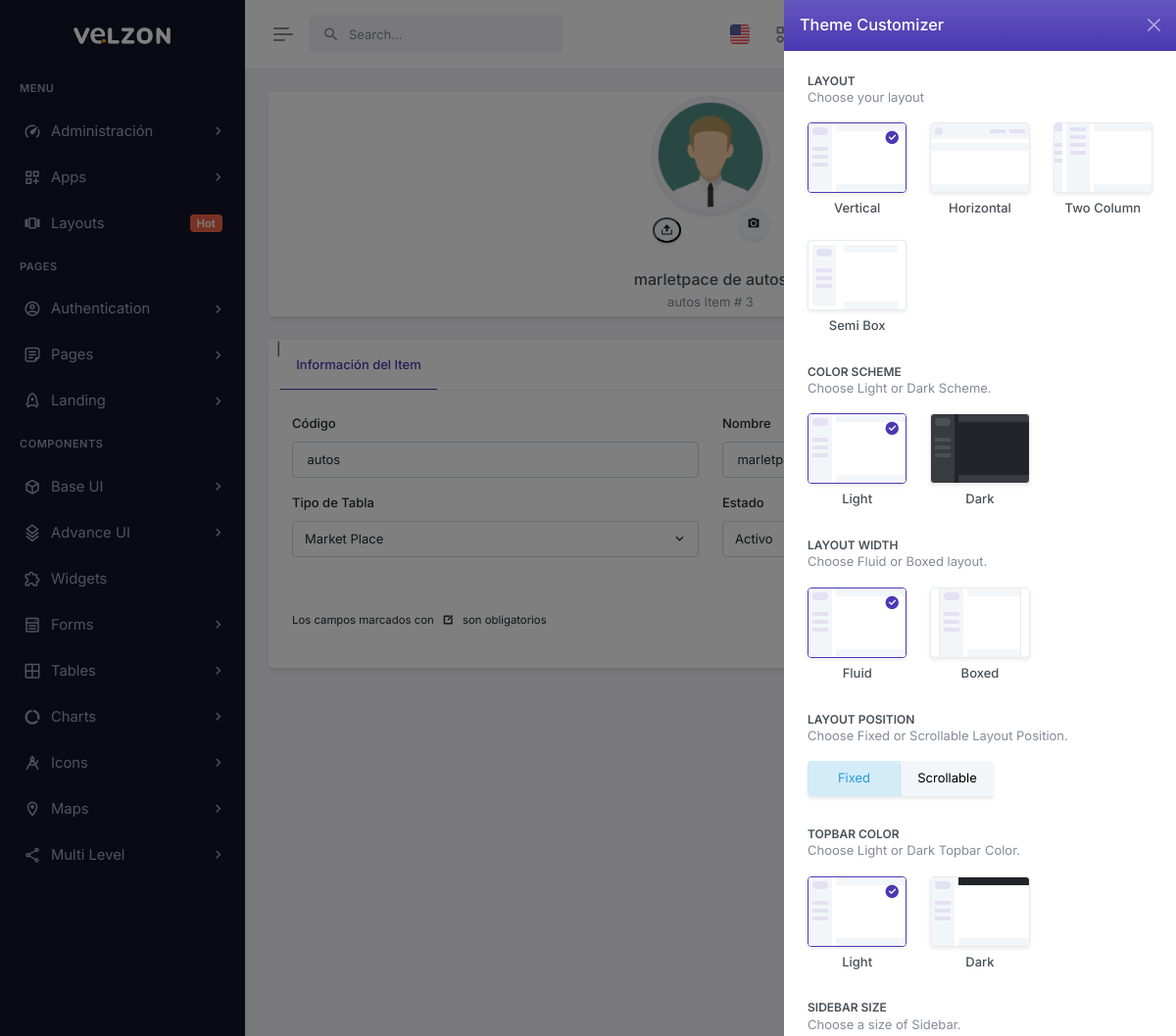
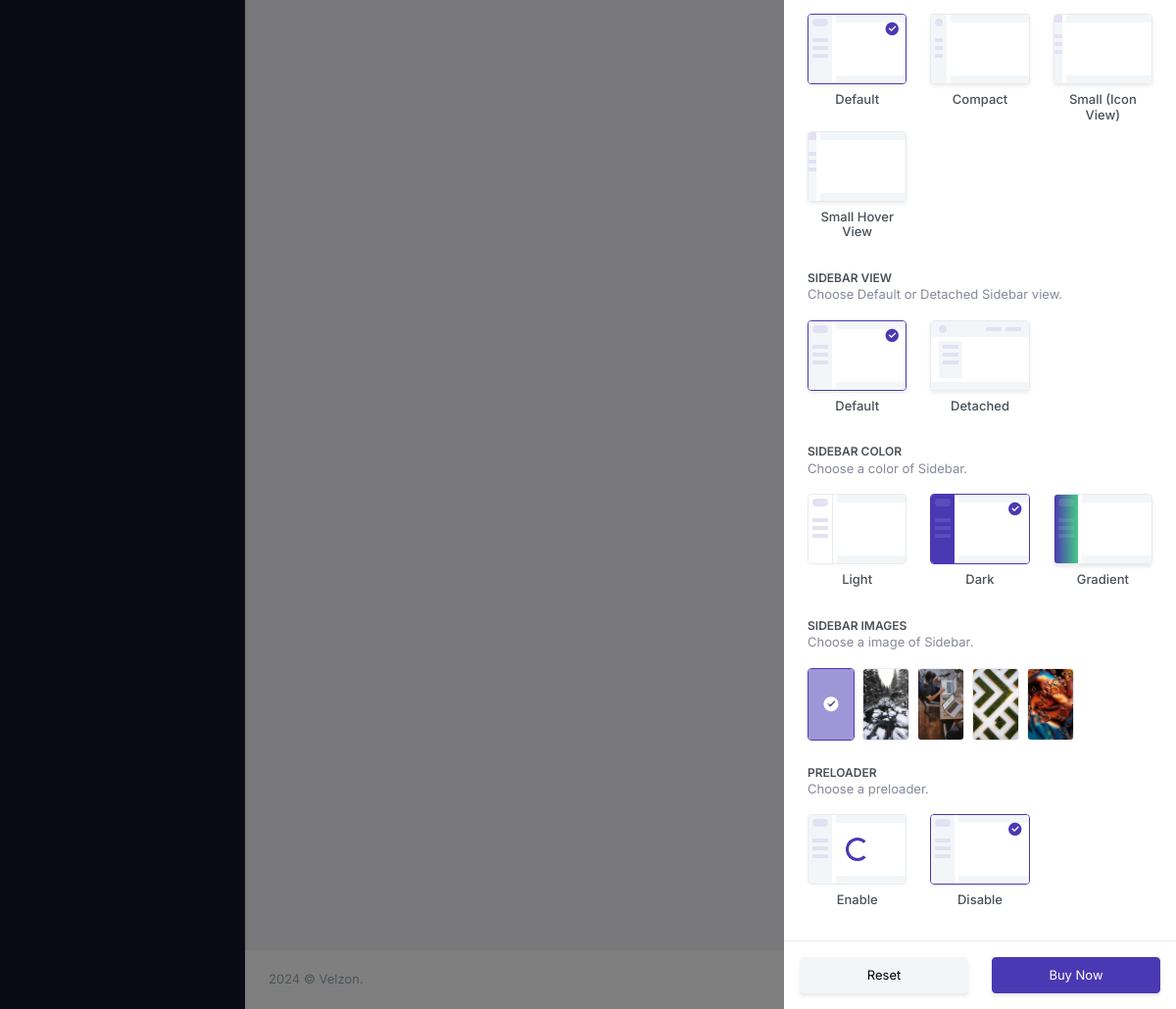
Page /controlUpdate/3/ (signed in) on the committed database (2 pictures, top to bottom).
### tables this page shows
CREATE TABLE `control` (
  `control_id` int(10) unsigned NOT NULL AUTO_INCREMENT,
  `tipo` varchar(20) NOT NULL DEFAULT '0',
  `codigo` varchar(45) NOT NULL DEFAULT '',
  `nombre` varchar(80) NOT NULL DEFAULT '',
  `control_foto` varchar(80) NOT NULL DEFAULT '',
  `valor` varchar(45) NOT NULL DEFAULT '',
  `estatus` int(10) unsigned NOT NULL DEFAULT 1,
  `company_id` int(10) unsigned NOT NULL DEFAULT 0,
  PRIMARY KEY (`control_id`)
);

### autoload.php (called while the page is built, shortened)
<?php
    spl_autoload_register(function($clase){
        $archivo= __DIR__."/".$clase.".php";
        $archivo=str_replace("\\","/",$archivo);
    });

### app/models/mainModel.php (called while the page is built, shortened)
<?php
	class mainModel{
		private $server=DB_SERVER;
		private $db=DB_NAME;
		private $user=DB_USER;
		private $pass=DB_PASS;
		protected function conectar(){
			$conexion = new PDO("mysql:host=".$this->server.";dbname=".$this->db,$this->user,$this->pass);
			$conexion->exec("SET CHARACTER SET utf8");
			return $conexion;
		}
		public function limpiarCadena($cadena){
			$palabras=["<script>","</script>","<script src","<script type=","SELECT * FROM","SELECT "," SELECT ","DELETE FROM","INSERT INTO","DROP TABLE","DROP DATABASE","TRUNCATE TABLE","SHOW TABLES","SHOW DATABASES","<?php","?>","--","^","<",">","==",";","::"];
			$cadena=trim($cadena);
			$cadena=stripslashes($cadena);
			$cadena=trim($cadena);
			$cadena=stripslashes($cadena);
			return $cadena;
		}
        public function seleccionarDatos($tipo,$tabla,$campo,$id){
			$tipo=$this->limpiarCadena($tipo);
			$tabla=$this->limpiarCadena($tabla);
			$campo=$this->limpiarCadena($campo);
			$id=$this->limpiarCadena($id);
            if($tipo=="Unico"){
                $sql=$this->conectar()->prepare("SELECT * FROM $tabla WHERE $campo=:ID");
                $sql->bindParam(":ID",$id);
            }elseif($tipo=="Normal"){
                $sql=$this->conectar()->prepare("SELECT $campo FROM $tabla");
            }
            $sql->execute();
            return $sql;
		}
	}

### app/views/content/controlUpdate-view.php (the view, shortened to what this page needs)
<div class="main-content">
    <div class="page-content">
        <div class="container-fluid">
        <?php
            $control_id = $insLogin->limpiarCadena($url[1]);
            $datos = $insLogin->seleccionarDatos( "Unico", "control", "control_id", $control_id );
            if($datos->rowCount()==1){
                $datos = $datos->fetch();
                $control_foto = $datos['control_foto'];
                if( $datos['control_foto'] ==""){
                    $control_foto = "http://localhost/multimarket/app/views/fotos/default.png";
                }
                $pasa = 1;
            }else{
                $pasa = 0;
                $accion = "registrar";
                $boton_accion = "Agregar";
            }
            if($pasa == 1){
            ?>
                <div class="row">
                    <div class="col-xxl-3">
                        <div class="card mt-n6">
                            <div class="card-body p-1">
                                <div class="text-center">
                                    <form class="FormularioAjax" action="<?php echo APP_URL; ?>app/ajax/controlAjax.php"
                                        method="POST" autocomplete="off" enctype="multipart/form-data" >
                                        <div class="profile-user position-relative d-inline-block mx-auto  mb-4">
                                            <img src="http://localhost/multimarket/app/views/fotos/control/<?php echo $control_foto; ?>"
                                            class="rounded-circle avatar-xl img-thumbnail user-profile-image  shadow"
                                            alt="user-profile-image">
                                            <table>
                                                <tr>
                                                    <td>
                                                        <button type="submit" class="avatar-title rounded-circle bg-light text-body shadow">
                                                                <i class="ri-upload-2-fill"></i>
                                                        </button>
                                                    </td>
                                                    <td>
                                                        <div class="avatar-xs p-0 rounded-circle ">
                                                            <label for="profile-img-file-input" class="profile-photo-edit avatar-xs">
                                                                <span class="avatar-title rounded-circle bg-light text-body shadow">
                                                                    <i class="ri-camera-fill"></i>
                                                                </span>
                                                            </label>
                                                        </div>
                                                    </td>
                                                </tr>
                                            </table>
                                        </div>
                                    </form>
                                    <h5 class="fs-16 mb-1"><?php echo $datos['nombre']; ?></h5>
                                    <p class="text-muted mb-0"><?php echo $datos['codigo'] . " Item # " . $datos['control_id']; ?></p>
                                </div>
                            </div>
                        </div>
                    </div>
                    <form class="FormularioAjax"
                        action="<?php echo APP_URL; ?>app/ajax/controlAjax.php"
                        method="POST" autocomplete="off"
                        enctype="multipart/form-data" >
                        <div class="col-xxl-9">
                            <div class="card mt-xxl-n5">
                                <div class="card-header">
                                    <ul class="nav nav-tabs-custom rounded card-header-tabs border-bottom-0" role="tablist">
                                    |<li class="nav-item">
                                            <a class="nav-link active" data-bs-toggle="tab" href="#personalDetails" role="tab">
                                                <i class="fas fa-home"></i> Información del Item
                                            </a>
                                        </li>
                                    </ul>
                                </div>
                                <div class="card-body p-4">
                                    <div class="tab-content">
                                        <div class="tab-pane active" id="personalDetails" role="tabpanel">
                                            <form action="javascript:void(0);">
                                                <div class="row">
                                                    <div class="col-lg-6">
                                                        <div class="mb-3">
                                                            <label for="codigo" class="form-label">Código</label>
                                                            <input name="codigo" type="text" class="form-control" name="codigo"
                                                            id="firstnameInput" placeholder="Entre el codigo"
                                                            value="<?php echo $datos['codigo']; ?>"
                                                            pattern="[a-zA-ZáéíóúÁÉÍÓÚñÑ ]{3,40}"
                                                            maxlength="40" required>
                                                        </div>
                                                    </div>
                                                    <div class="col-lg-6">
                                                        <div class="mb-3">
                                                            <label for="lastnameInput" class="form-label">Nombre</label>
                                                        </div>
                                                    </div>
                                                    <div class="col-lg-6">
                                                        <div class="mb-3">
                                                            <label for="tipo" class="form-label">Tipo de Tabla</label>
                                                            <select name="tipo" class="form-control" data-choices data-choices-text-unique-true id="tipo">
                                                                <option value="market"
                                                                <?php if( $datos['tipo'] == 'market'  ) echo"selected" ?>
                                                                >Market Place</option>
                                                            </select>
                                                        </div>
                                                    </div>
                                                    <div class="col-lg-6">
                                                        <div class="mb-3">
                                                            <label for="estatus" class="form-label">Estado</label>
                                                            <select name="estatus" class="form-control" data-choices data-choices-text-unique-true id="estatus">
                                                                <option value="1"
                                                                <?php if( $datos['estatus'] == '1'  ) echo"selected" ?>
                                                                >Activo</option>
                                                            </select>
                                                        </div>
                                                    </div>
                                                    <div class="col-lg-12">
                                                        <div class="hstack gap-2 justify-content-end">
                                                            <button type="submit" class="btn btn-primary">Actualizar</button>
                                                            <a href="<?php echo APP_URL; ?>controlList/" class="btn btn-soft-success">Cancelar</a>
                                                        </div>
                                                        <p class="has-text-centered pt-6">
                                                            <small>Los campos marcados con <strong><?php echo CAMPO_OBLIGATORIO; ?></strong> son obligatorios</small>
                                                        </p>
                                                    </div>
                                                </div>
                                            </form>
                                        </div>
                                    </div>
                                </div>
                            </div>
                        </div>
                    </form>
                </div>
            <?php
            }
            ?>
        </div>
    </div>
</div>

### rows in the picture
control: nombre "marletpace de autos", codigo "autos", control_id "3"
